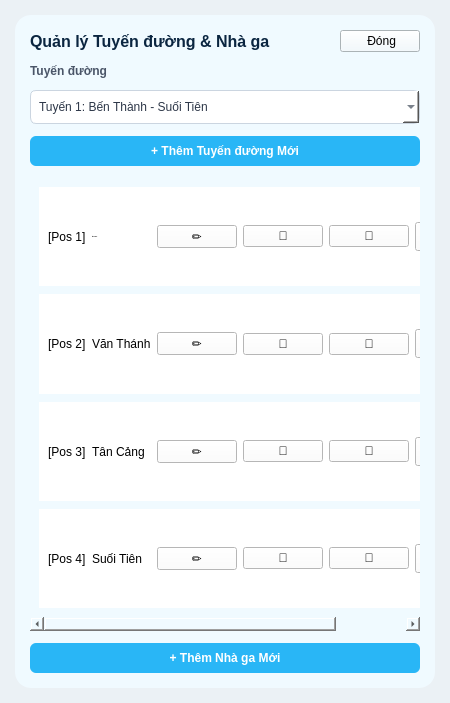
<?xml version="1.0" encoding="UTF-8"?>
<ui version="4.0">
 <class>RouteStationWindow</class>
 <widget class="QMainWindow" name="RouteStationWindow">
  <property name="geometry">
   <rect>
    <x>0</x>
    <y>0</y>
    <width>450</width>
    <height>703</height>
   </rect>
  </property>
  <property name="windowTitle">
   <string>Quản lý Tuyến đường &amp; Nhà ga</string>
  </property>
  <property name="styleSheet">
   <string notr="true">
    QMainWindow { background-color: #EBF1F5; }
    #central_panel { background-color: #FFFFFF; border-radius: 16px; }
    QLabel#lbl_title { color: #0A2540; font-weight: bold; font-size: 16px; }
    QLabel#lbl_sub_route { color: #4A5568; font-weight: bold; font-size: 12px; }
    QComboBox { border: 1px solid #CBD5E0; border-radius: 6px; padding: 6px 12px; background-color: #FFFFFF; color: #2D3748; }
    QPushButton#btn_add_route { background-color: #3182CE; color: #FFFFFF; border-radius: 6px; font-weight: bold; padding: 8px; }
    QPushButton#btn_add_route:hover { background-color: #2B6CB0; }
    QFrame.station_item { background-color: #F7FAFC; border: 1px solid #E2E8F0; border-radius: 10px; }
    QLabel.lbl_pos { color: #718096; font-weight: bold; }
    QLabel.lbl_station_name { color: #2D3748; font-weight: bold; font-size: 13px; }
    QPushButton.action_btn { background-color: #FFFFFF; border: 1px solid #CBD5E0; border-radius: 4px; max-width: 28px; max-height: 28px; min-width: 28px; min-height: 28px; }
    QPushButton.action_btn:hover { background-color: #EDF2F7; }
    QPushButton#btn_add_station { background-color: #3182CE; color: #FFFFFF; border-radius: 6px; font-weight: bold; padding: 8px; }
    QPushButton#btn_add_station:hover { background-color: #2B6CB0; }
   </string>
  </property>
  <widget class="QWidget" name="centralwidget">
   <layout class="QVBoxLayout" name="main_layout">
    <property name="spacing">
     <number>12</number>
    </property>
    <property name="leftMargin">
     <number>15</number>
    </property>
    <property name="topMargin">
     <number>15</number>
    </property>
    <property name="rightMargin">
     <number>15</number>
    </property>
    <property name="bottomMargin">
     <number>15</number>
    </property>
    <item>
     <widget class="QFrame" name="central_panel">
      <property name="styleSheet">
       <string notr="true">background-color: #F0FAFF ;</string>
      </property>
      <layout class="QVBoxLayout" name="panel_layout">
       <property name="spacing">
        <number>12</number>
       </property>
       <property name="leftMargin">
        <number>15</number>
       </property>
       <property name="topMargin">
        <number>15</number>
       </property>
       <property name="rightMargin">
        <number>15</number>
       </property>
       <property name="bottomMargin">
        <number>15</number>
       </property>
       <item>
        <layout class="QHBoxLayout" name="header_layout">
         <item>
          <widget class="QLabel" name="lbl_title">
           <property name="text">
            <string>Quản lý Tuyến đường &amp; Nhà ga</string>
           </property>
          </widget>
         </item>
         <item>
          <spacer name="header_spacer">
           <property name="orientation">
            <enum>Qt::Horizontal</enum>
           </property>
           <property name="sizeHint" stdset="0">
            <size>
             <width>0</width>
             <height>0</height>
            </size>
           </property>
          </spacer>
         </item>
         <item>
          <widget class="QPushButton" name="btn_back">
           <property name="text">
            <string> Đóng</string>
           </property>
          </widget>
         </item>
        </layout>
       </item>
       <item>
        <widget class="QLabel" name="lbl_sub_route">
         <property name="font">
          <font>
           <pointsize>-1</pointsize>
           <weight>75</weight>
           <bold>true</bold>
          </font>
         </property>
         <property name="text">
          <string>Tuyến đường</string>
         </property>
        </widget>
       </item>
       <item>
        <widget class="QComboBox" name="combo_routes">
         <property name="font">
          <font>
           <pointsize>9</pointsize>
          </font>
         </property>
         <property name="styleSheet">
          <string notr="true">border-radius: 6px; padding: 8px;
background-color: rgb(255, 255, 255);</string>
         </property>
         <item>
          <property name="text">
           <string>Tuyến 1: Bến Thành - Suối Tiên</string>
          </property>
         </item>
        </widget>
       </item>
       <item>
        <widget class="QPushButton" name="btn_add_route">
         <property name="font">
          <font>
           <pointsize>9</pointsize>
           <weight>75</weight>
           <bold>true</bold>
          </font>
         </property>
         <property name="styleSheet">
          <string notr="true">background-color: #29B6F6;</string>
         </property>
         <property name="text">
          <string>+ Thêm Tuyến đường Mới</string>
         </property>
        </widget>
       </item>
       <item>
        <widget class="QScrollArea" name="scrollArea">
         <property name="styleSheet">
          <string notr="true">QScrollArea { border: none; background-color: transparent; }</string>
         </property>
         <property name="widgetResizable">
          <bool>true</bool>
         </property>
         <widget class="QWidget" name="scrollAreaWidgetContents">
          <property name="geometry">
           <rect>
            <x>0</x>
            <y>0</y>
            <width>390</width>
            <height>433</height>
           </rect>
          </property>
          <layout class="QVBoxLayout" name="scroll_layout">
           <property name="spacing">
            <number>8</number>
           </property>
           <item>
            <widget class="QFrame" name="station_1">
             <property name="styleSheet">
              <string notr="true">background-color: rgb(255, 255, 255);</string>
             </property>
             <property name="class" stdset="0">
              <string>station_item</string>
             </property>
             <layout class="QHBoxLayout" name="st1_lay">
              <item>
               <widget class="QLabel" name="st1_pos">
                <property name="text">
                 <string>[Pos 1]</string>
                </property>
                <property name="class" stdset="0">
                 <string>lbl_pos</string>
                </property>
               </widget>
              </item>
              <item>
               <widget class="QLabel" name="st1_name">
                <property name="font">
                 <font>
                  <pointsize>-1</pointsize>
                  <weight>75</weight>
                  <bold>true</bold>
                 </font>
                </property>
                <property name="text">
                 <string>Bến Thành</string>
                </property>
                <property name="class" stdset="0">
                 <string>lbl_station_name</string>
                </property>
               </widget>
              </item>
              <item>
               <spacer name="st1_space">
                <property name="orientation">
                 <enum>Qt::Horizontal</enum>
                </property>
                <property name="sizeHint" stdset="0">
                 <size>
                  <width>0</width>
                  <height>0</height>
                 </size>
                </property>
               </spacer>
              </item>
              <item>
               <widget class="QPushButton" name="st1_edit">
                <property name="text">
                 <string>✏️</string>
                </property>
                <property name="class" stdset="0">
                 <string>action_btn</string>
                </property>
               </widget>
              </item>
              <item>
               <widget class="QPushButton" name="st1_up">
                <property name="text">
                 <string>🔼</string>
                </property>
                <property name="class" stdset="0">
                 <string>action_btn</string>
                </property>
               </widget>
              </item>
              <item>
               <widget class="QPushButton" name="st1_down">
                <property name="text">
                 <string>🔽</string>
                </property>
                <property name="class" stdset="0">
                 <string>action_btn</string>
                </property>
               </widget>
              </item>
              <item>
               <widget class="QPushButton" name="st1_del">
                <property name="text">
                 <string>🗑️</string>
                </property>
                <property name="class" stdset="0">
                 <string>action_btn</string>
                </property>
               </widget>
              </item>
             </layout>
            </widget>
           </item>
           <item>
            <widget class="QFrame" name="station_2">
             <property name="styleSheet">
              <string notr="true">background-color: rgb(255, 255, 255);</string>
             </property>
             <property name="class" stdset="0">
              <string>station_item</string>
             </property>
             <layout class="QHBoxLayout" name="st2_lay">
              <item>
               <widget class="QLabel" name="st2_pos">
                <property name="text">
                 <string>[Pos 2]</string>
                </property>
                <property name="class" stdset="0">
                 <string>lbl_pos</string>
                </property>
               </widget>
              </item>
              <item>
               <widget class="QLabel" name="st2_name">
                <property name="text">
                 <string>Văn Thánh</string>
                </property>
                <property name="class" stdset="0">
                 <string>lbl_station_name</string>
                </property>
               </widget>
              </item>
              <item>
               <spacer name="st2_space">
                <property name="orientation">
                 <enum>Qt::Horizontal</enum>
                </property>
                <property name="sizeHint" stdset="0">
                 <size>
                  <width>0</width>
                  <height>0</height>
                 </size>
                </property>
               </spacer>
              </item>
              <item>
               <widget class="QPushButton" name="st2_edit">
                <property name="text">
                 <string>✏️</string>
                </property>
                <property name="class" stdset="0">
                 <string>action_btn</string>
                </property>
               </widget>
              </item>
              <item>
               <widget class="QPushButton" name="st2_up">
                <property name="text">
                 <string>🔼</string>
                </property>
                <property name="class" stdset="0">
                 <string>action_btn</string>
                </property>
               </widget>
              </item>
              <item>
               <widget class="QPushButton" name="st2_down">
                <property name="text">
                 <string>🔽</string>
                </property>
                <property name="class" stdset="0">
                 <string>action_btn</string>
                </property>
               </widget>
              </item>
              <item>
               <widget class="QPushButton" name="st2_del">
                <property name="text">
                 <string>🗑️</string>
                </property>
                <property name="class" stdset="0">
                 <string>action_btn</string>
                </property>
               </widget>
              </item>
             </layout>
            </widget>
           </item>
           <item>
            <widget class="QFrame" name="station_3">
             <property name="styleSheet">
              <string notr="true">background-color: rgb(255, 255, 255);</string>
             </property>
             <property name="class" stdset="0">
              <string>station_item</string>
             </property>
             <layout class="QHBoxLayout" name="st3_lay">
              <item>
               <widget class="QLabel" name="st3_pos">
                <property name="text">
                 <string>[Pos 3]</string>
                </property>
                <property name="class" stdset="0">
                 <string>lbl_pos</string>
                </property>
               </widget>
              </item>
              <item>
               <widget class="QLabel" name="st3_name">
                <property name="text">
                 <string>Tân Cảng</string>
                </property>
                <property name="class" stdset="0">
                 <string>lbl_station_name</string>
                </property>
               </widget>
              </item>
              <item>
               <spacer name="st3_space">
                <property name="orientation">
                 <enum>Qt::Horizontal</enum>
                </property>
                <property name="sizeHint" stdset="0">
                 <size>
                  <width>0</width>
                  <height>0</height>
                 </size>
                </property>
               </spacer>
              </item>
              <item>
               <widget class="QPushButton" name="st3_edit">
                <property name="text">
                 <string>✏️</string>
                </property>
                <property name="class" stdset="0">
                 <string>action_btn</string>
                </property>
               </widget>
              </item>
              <item>
               <widget class="QPushButton" name="st3_up">
                <property name="text">
                 <string>🔼</string>
                </property>
                <property name="class" stdset="0">
                 <string>action_btn</string>
                </property>
               </widget>
              </item>
              <item>
               <widget class="QPushButton" name="st3_down">
                <property name="text">
                 <string>🔽</string>
                </property>
                <property name="class" stdset="0">
                 <string>action_btn</string>
                </property>
               </widget>
              </item>
              <item>
               <widget class="QPushButton" name="st3_del">
                <property name="text">
                 <string>🗑️</string>
                </property>
                <property name="class" stdset="0">
                 <string>action_btn</string>
                </property>
               </widget>
              </item>
             </layout>
            </widget>
           </item>
           <item>
            <widget class="QFrame" name="station_4">
             <property name="styleSheet">
              <string notr="true">background-color: rgb(255, 255, 255);</string>
             </property>
             <property name="class" stdset="0">
              <string>station_item</string>
             </property>
             <layout class="QHBoxLayout" name="st4_lay">
              <item>
               <widget class="QLabel" name="st4_pos">
                <property name="text">
                 <string>[Pos 4]</string>
                </property>
                <property name="class" stdset="0">
                 <string>lbl_pos</string>
                </property>
               </widget>
              </item>
              <item>
               <widget class="QLabel" name="st4_name">
                <property name="text">
                 <string>Suối Tiên</string>
                </property>
                <property name="class" stdset="0">
                 <string>lbl_station_name</string>
                </property>
               </widget>
              </item>
              <item>
               <spacer name="st4_space">
                <property name="orientation">
                 <enum>Qt::Horizontal</enum>
                </property>
                <property name="sizeHint" stdset="0">
                 <size>
                  <width>0</width>
                  <height>0</height>
                 </size>
                </property>
               </spacer>
              </item>
              <item>
               <widget class="QPushButton" name="st4_edit">
                <property name="text">
                 <string>✏️</string>
                </property>
                <property name="class" stdset="0">
                 <string>action_btn</string>
                </property>
               </widget>
              </item>
              <item>
               <widget class="QPushButton" name="st4_up">
                <property name="text">
                 <string>🔼</string>
                </property>
                <property name="class" stdset="0">
                 <string>action_btn</string>
                </property>
               </widget>
              </item>
              <item>
               <widget class="QPushButton" name="st4_down">
                <property name="text">
                 <string>🔽</string>
                </property>
                <property name="class" stdset="0">
                 <string>action_btn</string>
                </property>
               </widget>
              </item>
              <item>
               <widget class="QPushButton" name="st4_del">
                <property name="text">
                 <string>🗑️</string>
                </property>
                <property name="class" stdset="0">
                 <string>action_btn</string>
                </property>
               </widget>
              </item>
             </layout>
            </widget>
           </item>
          </layout>
         </widget>
        </widget>
       </item>
       <item>
        <widget class="QPushButton" name="btn_add_station">
         <property name="font">
          <font>
           <pointsize>9</pointsize>
           <weight>75</weight>
           <bold>true</bold>
          </font>
         </property>
         <property name="styleSheet">
          <string notr="true">background-color: #29B6F6;</string>
         </property>
         <property name="text">
          <string>+ Thêm Nhà ga Mới</string>
         </property>
        </widget>
       </item>
      </layout>
     </widget>
    </item>
   </layout>
  </widget>
 </widget>
 <resources/>
 <connections/>
</ui>
